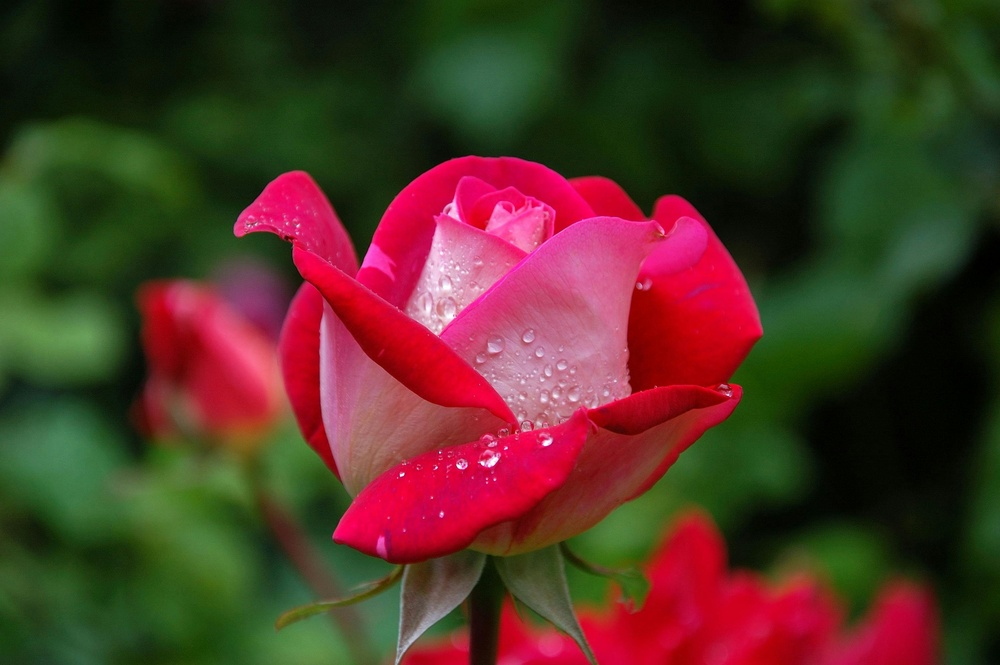
#> input picture pexels-pixabay-56866.jpg, 1000 x 665 px, shrunk from 3008 x 2000 before the run, found by its file name
$ python program5.py
#> lines starting #> are read from the running program, lines starting #| are printed output that depends on the picture
# Apply histogram equalization on an image and display the result

from matplotlib import pyplot as plt
import numpy as np
import cv2

# Step 1: Read the image
image = plt.imread('image/pexels-pixabay-56866.jpg')
#> image is the input picture: shape (665, 1000, 3); mean R, G, B 81.6, 51.3, 38.3

# Step 2: Convert to grayscale (manual formula)
image_gray = image[:, :, 0] * 0.299 + image[:, :, 1] * 0.587 + image[:, :, 2] * 0.114
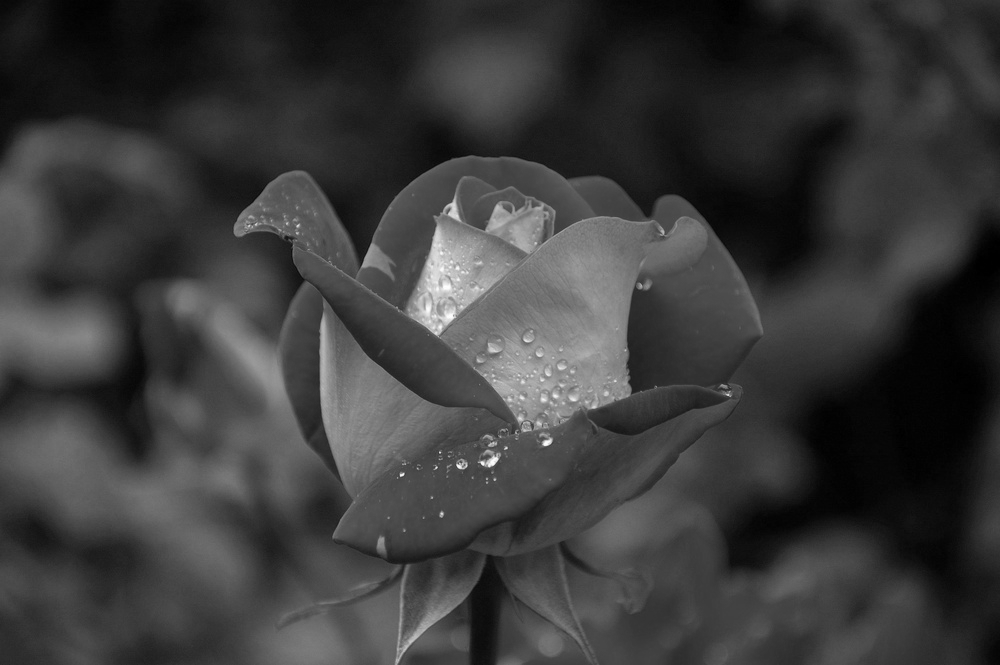
#> image_gray: shape (665, 1000) float64; min 0, max 255, mean 58.9

# Step 3: Normalize grayscale image to [0, 255]
image_gray = (image_gray - image_gray.min()) / (image_gray.max() - image_gray.min()) * 255
image_gray = image_gray.astype(np.uint8)

# Step 4: Apply histogram equalization using OpenCV
equalized_image = cv2.equalizeHist(image_gray)
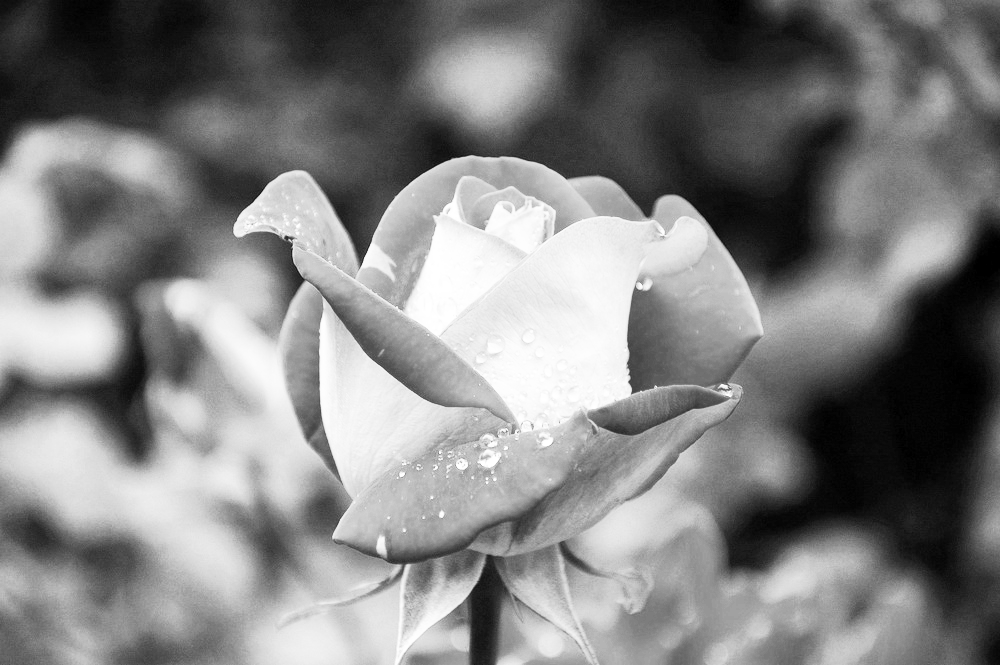
#> equalized_image: shape (665, 1000); min 0, max 255, mean 128.5

# Step 5: Display original grayscale and equalized image
fig, axes = plt.subplots(1, 2, figsize=(12, 6))

axes[0].imshow(image_gray, cmap='gray')
axes[0].set_title('Original Grayscale Image')
axes[0].axis('off')

axes[1].imshow(equalized_image, cmap='gray')
axes[1].set_title('Histogram Equalized Image')
axes[1].axis('off')

plt.show()
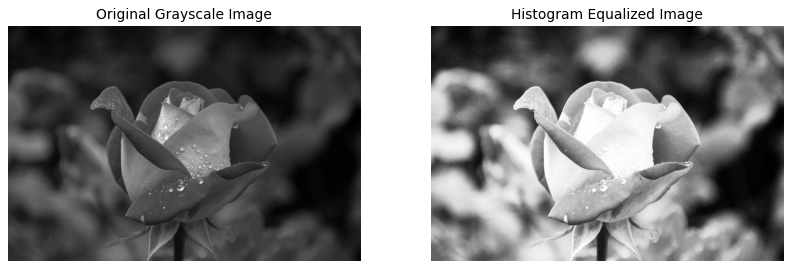
#> figure drawn by matplotlib, 2 panels

# Step 6 (optional): Plot histograms before and after equalization
plt.figure(figsize=(10, 4))
plt.subplot(1, 2, 1)
plt.hist(image_gray.flatten(), bins=256, color='gray')
plt.title('Histogram Before Equalization')

plt.subplot(1, 2, 2)
plt.hist(equalized_image.flatten(), bins=256, color='gray')
plt.title('Histogram After Equalization')

plt.show()
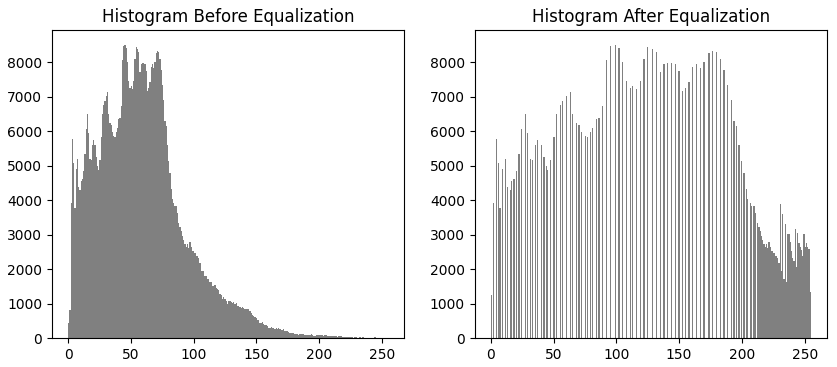
#> figure drawn by matplotlib, 2 panels; panel 1: tallest bar 8513 high, from x = 44.82 to 45.82; panel 2: tallest bar 8513 high, from x = 98.61 to 99.61
